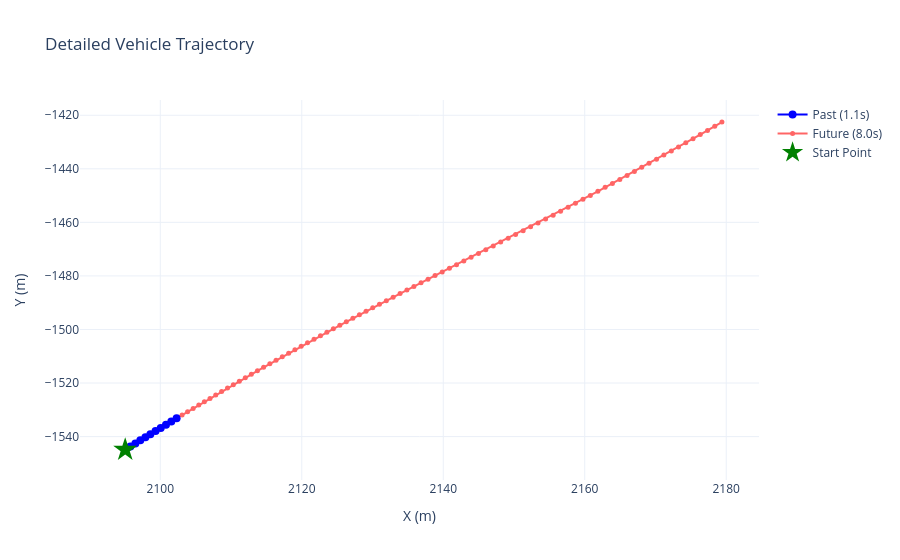

Write notebook code for a chart like this one.
### Code cell
fig.update_layout(title="Detailed Vehicle Trajectory", xaxis_title="X (m)", yaxis_title="Y (m)", template="plotly_white")

fig.show(renderer="iframe")
fig
